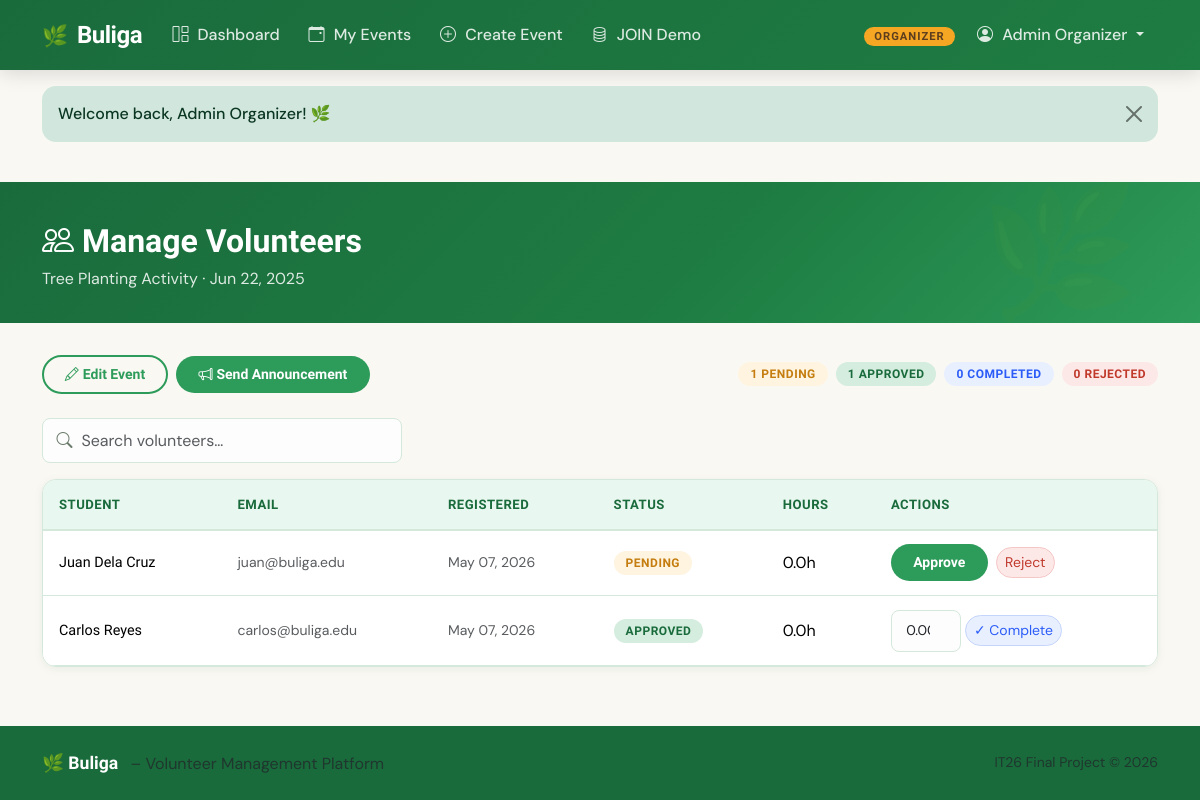
/organizer/manage-registrations.php?event_id=2 (signed in), run on the app's committed database.
### tables this page shows
CREATE TABLE events (
    id              INT AUTO_INCREMENT PRIMARY KEY,
    organizer_id    INT             NOT NULL,
    title           VARCHAR(220)    NOT NULL,
    description     TEXT            NOT NULL,
    location        VARCHAR(255)    NOT NULL,
    event_date      DATE            NOT NULL,
    start_time      TIME            NOT NULL,
    end_time        TIME            NOT NULL,
    slots           INT             NOT NULL DEFAULT 20,      
    image_url       VARCHAR(255)    DEFAULT NULL,
    status          ENUM('open','closed','cancelled') NOT NULL DEFAULT 'open',
    created_at      DATETIME        DEFAULT CURRENT_TIMESTAMP,
    updated_at      DATETIME        DEFAULT CURRENT_TIMESTAMP ON UPDATE CURRENT_TIMESTAMP,
    CONSTRAINT fk_events_organizer
        FOREIGN KEY (organizer_id) REFERENCES users(id) ON DELETE CASCADE
);

CREATE TABLE registrations (
    id              INT AUTO_INCREMENT PRIMARY KEY,
    student_id      INT             NOT NULL,
    event_id        INT             NOT NULL,
    status          ENUM('pending','approved','rejected','completed') NOT NULL DEFAULT 'pending',
    hours_rendered  DECIMAL(5,2)    DEFAULT 0.00,
    registered_at   DATETIME        DEFAULT CURRENT_TIMESTAMP,
    updated_at      DATETIME        DEFAULT CURRENT_TIMESTAMP ON UPDATE CURRENT_TIMESTAMP,
    UNIQUE KEY uq_student_event (student_id, event_id),
    CONSTRAINT fk_reg_student
        FOREIGN KEY (student_id) REFERENCES users(id) ON DELETE CASCADE,
    CONSTRAINT fk_reg_event
        FOREIGN KEY (event_id) REFERENCES events(id) ON DELETE CASCADE
);

CREATE TABLE users (
    id          INT AUTO_INCREMENT PRIMARY KEY,
    full_name   VARCHAR(150)    NOT NULL,
    email       VARCHAR(180)    NOT NULL UNIQUE,
    password    VARCHAR(255)    NOT NULL,                     
    role        ENUM('student','organizer') NOT NULL DEFAULT 'student',
    avatar_url  VARCHAR(255)    DEFAULT NULL,
    bio         TEXT            DEFAULT NULL,
    created_at  DATETIME        DEFAULT CURRENT_TIMESTAMP,
    updated_at  DATETIME        DEFAULT CURRENT_TIMESTAMP ON UPDATE CURRENT_TIMESTAMP
);

### organizer/manage-registrations.php (the view, shortened to what this page needs)
<?php
$db  = getDB();
$uid = currentUserId();
$eid = (int)($_GET['event_id'] ?? 0);
$evStmt = $db->prepare("SELECT * FROM events WHERE id = ? AND organizer_id = ?");
$evStmt->execute([$eid, $uid]);
$event = $evStmt->fetch();
$regStmt = $db->prepare("
    SELECT
        r.id            AS reg_id,
        r.status,
        r.hours_rendered,
        r.registered_at,
        u.id            AS student_id,
        u.full_name,
        u.email
    FROM registrations r
    INNER JOIN users u  ON r.student_id = u.id    -- INNER JOIN: get student info
    INNER JOIN events e ON r.event_id   = e.id    -- INNER JOIN: confirm event
    WHERE r.event_id = ?
    ORDER BY r.registered_at ASC
");
$regStmt->execute([$eid]);
$registrations = $regStmt->fetchAll();
$counts = ['total' => count($registrations)];
foreach (['pending', 'approved', 'rejected', 'completed'] as $s) {
    $counts[$s] = count(array_filter($registrations, fn($r) => $r['status'] === $s));
}
require_once __DIR__ . '/../includes/header.php';
?>
<div class="page-hero">
    <div class="container">
        <h1><i class="bi bi-people me-2"></i>Manage Volunteers</h1>
        <p><?= htmlspecialchars($event['title']) ?> · <?= date('M d, Y', strtotime($event['event_date'])) ?></p>
    </div>
</div>
<div class="container">
    <div class="d-flex flex-wrap gap-2 mb-4 align-items-center">
        <a href="/organizer/edit-event.php?id=<?= $eid ?>" class="btn btn-outline-buliga btn-sm">
            <i class="bi bi-pencil me-1"></i>Edit Event
        </a>
        <a href="/organizer/send-announcement.php?event_id=<?= $eid ?>" class="btn btn-green btn-sm">
            <i class="bi bi-megaphone me-1"></i>Send Announcement
        </a>
        <div class="ms-auto d-flex gap-2 flex-wrap">
            <span class="status-badge status-pending"><?= $counts['pending'] ?> Pending</span>
            <span class="status-badge status-approved"><?= $counts['approved'] ?> Approved</span>
            <span class="status-badge status-completed"><?= $counts['completed'] ?> Completed</span>
            <span class="status-badge status-rejected"><?= $counts['rejected'] ?> Rejected</span>
        </div>
    </div>
    <div class="mb-3 search-bar" style="max-width:360px;">
        <i class="bi bi-search"></i>
        <input type="text" class="form-control"
               data-search-table="#volTable"
               placeholder="Search volunteers…" />
    </div>
    <?php if ($registrations): ?>
    <div class="buliga-table">
        <table class="table mb-0" id="volTable">
            <thead>
                <tr>
                    <th data-sortable>Student</th>
                    <th data-sortable>Email</th>
                    <th data-sortable>Registered</th>
                    <th data-sortable>Status</th>
                    <th data-sortable>Hours</th>
                    <th>Actions</th>
                </tr>
            </thead>
            <tbody>
            <?php foreach ($registrations as $r): ?>
                <tr>
                    <td class="fw-sora" style="font-size:.9rem">
                        <?= htmlspecialchars($r['full_name']) ?>
                    </td>
                    <td class="small text-muted"><?= htmlspecialchars($r['email']) ?></td>
                    <td class="small text-muted"><?= date('M d, Y', strtotime($r['registered_at'])) ?></td>
                    <td>
                        <span class="status-badge status-<?= $r['status'] ?>">
                            <?= ucfirst($r['status']) ?>
                        </span>
                    </td>
                    <td><?= number_format($r['hours_rendered'], 1) ?>h</td>
                    <td>
                        <?php if ($r['status'] === 'pending'): ?>
                            <form method="POST" class="d-inline">
                                <button type="submit" class="btn btn-sm btn-green me-1">Approve</button>
                            </form>
                            <form method="POST" class="d-inline">
                                <button type="submit" class="btn btn-sm"
                                        style="background:#fde8e8;color:#c0392b;border:1.5px solid #f5c6c6;border-radius:var(--radius-pill);">
                                    Reject
                                </button>
                            </form>
                        <?php elseif ($r['status'] === 'approved'): ?>
                            <form method="POST" class="d-inline d-flex align-items-center gap-1">
                                <input type="number" name="hours" step="0.5" min="0" max="24"
                                       value="<?= $r['hours_rendered'] ?>"
                                       class="form-control form-control-sm" style="width:70px;"
                                       placeholder="hrs" />
                                <button type="submit" class="btn btn-sm"
                                        style="background:#e8f0ff;color:#2c5cf7;border:1.5px solid #c5d4fb;border-radius:var(--radius-pill);">
                                    ✓ Complete
                                </button>
                            </form>
                        <?php else: ?>
                            <span class="small text-muted">—</span>
                        <?php endif; ?>
                    </td>
                </tr>
            <?php endforeach; ?>
            </tbody>
        </table>
    </div>
    <?php endif; ?>
</div>
<?php require_once __DIR__ . '/../includes/footer.php'; ?>

### assets/css/buliga.css (style rules this page uses)
:root { --green-deep: #1a6b3c; --green-mid: #2d9b5a; --green-light: #5bbf85; --green-pale: #e8f7ef; --amber: #f5a623; --amber-dark: #c47d0e; --amber-light: #fff4e0; --soil: #5c3d1e; --cream: #faf8f3; --text-dark: #1c2c1c; --text-muted: #6b7b6b; --surface: #ffffff; --border: #d4e8db; --shadow-sm: 0 2px 8px rgba(26,107,60,.08); --shadow-md: 0 6px 24px rgba(26,107,60,.12); --shadow-lg: 0 16px 48px rgba(26,107,60,.16); --radius: 14px; --radius-sm: 8px; --radius-pill: 999px; }
*, *::before, *::after { box-sizing: border-box; }
body { font-family: 'DM Sans', sans-serif; background: var(--cream); color: var(--text-dark); min-height: 100vh; display: flex; flex-direction: column; }
h1, h2, h3, h4, h5, h6, .buliga-brand, .display-title { font-family: 'Sora', sans-serif; font-weight: 700; }
a { color: var(--green-mid); text-decoration: none; }
.btn-green { background: var(--green-mid); color: #fff; font-family: 'Sora', sans-serif; font-weight: 600; border: none; border-radius: var(--radius-pill); padding: 0.5rem 1.4rem; transition: background 0.2s, transform 0.15s; }
.btn-outline-buliga { background: transparent; border: 2px solid var(--green-mid); color: var(--green-mid); font-family: 'Sora', sans-serif; font-weight: 600; border-radius: var(--radius-pill); padding: 0.45rem 1.3rem; transition: all 0.2s; }
.page-hero { background: linear-gradient(135deg, var(--green-deep) 0%, #1e7d42 60%, #2d9b5a 100%); color: #fff; padding: 2.5rem 0 2rem; margin-bottom: 2rem; position: relative; overflow: hidden; }
.page-hero::after { content: '🌿'; position: absolute; right: 5%; top: 50%; transform: translateY(-50%); font-size: 8rem; opacity: 0.08; pointer-events: none; }
.page-hero h1 { font-size: 2rem; margin-bottom: 0.4rem; }
.page-hero p { opacity: 0.85; margin-bottom: 0; }
.form-control, .form-select { border: 1.5px solid var(--border); border-radius: var(--radius-sm); padding: 0.6rem 0.9rem; transition: border-color 0.2s, box-shadow 0.2s; background: #fdfdfd; }
.status-badge { display: inline-block; padding: 3px 12px; border-radius: var(--radius-pill); font-size: 0.75rem; font-weight: 700; font-family: 'Sora', sans-serif; letter-spacing: 0.5px; text-transform: uppercase; }
.status-pending { background: #fff4e0; color: var(--amber-dark); }
.status-approved { background: #d4eddf; color: var(--green-deep); }
.status-rejected { background: #fde8e8; color: #c0392b; }
.status-completed { background: #e8f0ff; color: #2c5cf7; }
.buliga-table { background: var(--surface); border-radius: var(--radius); overflow: hidden; box-shadow: var(--shadow-sm); border: 1px solid var(--border); }
.buliga-table thead th { background: var(--green-pale); color: var(--green-deep); font-family: 'Sora', sans-serif; font-weight: 700; font-size: 0.82rem; text-transform: uppercase; letter-spacing: 0.5px; border-bottom: 2px solid var(--border); padding: 0.9rem 1rem; }
.buliga-table tbody tr { border-bottom: 1px solid var(--border); transition: background 0.15s; }
.buliga-table tbody td { padding: 0.85rem 1rem; vertical-align: middle; }
.search-bar { position: relative; }
.search-bar .bi-search { position: absolute; left: 0.9rem; top: 50%; transform: translateY(-50%); color: var(--text-muted); }
.search-bar input { padding-left: 2.4rem; }
.fw-sora { font-family: 'Sora', sans-serif; }

### data on the page
events: title "Tree Planting Activity", event_date "Jun 22, 2025", organizer "1"
registrations: student.full_name "Juan Dela Cruz", student.email "juan@buliga.edu", registered_at "May 07, 2026", status "PENDING", hours_rendered "0.0"
registrations: student.full_name "Carlos Reyes", student.email "carlos@buliga.edu", registered_at "May 07, 2026", status "APPROVED", hours_rendered "0.0", hours "0.00"

### other printed values
$role "ORGANIZER"
$_SESSION['full_name'] "Admin Organizer"
$flash['message'] "Welcome back, Admin Organizer! 🌿"
$counts['completed'] "0"
$counts['rejected'] "0"
